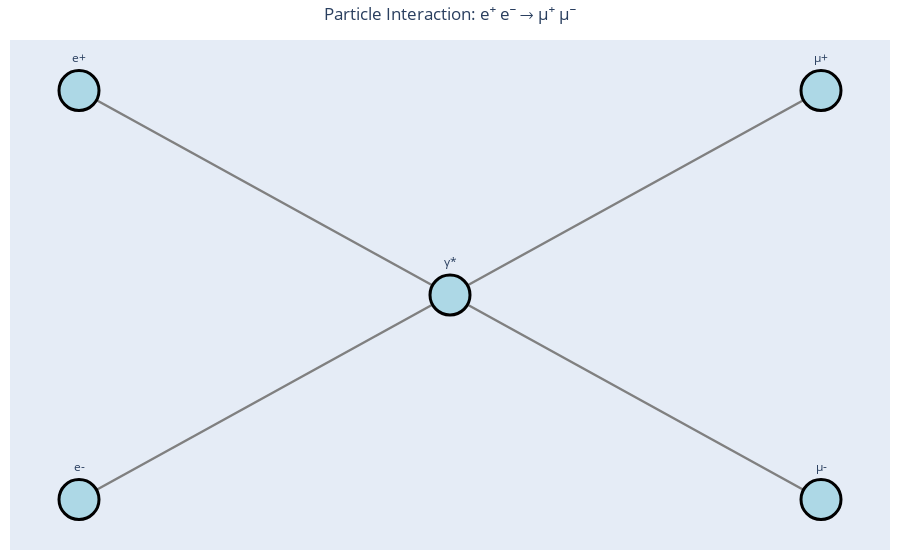

Notebook code for this chart:
### Code cell
import networkx as nx
import plotly.graph_objects as go

# Create directed graph
G = nx.DiGraph()
edges = [
    ("e+", "γ*", "Positron annihilation"),
    ("e-", "γ*", "Electron annihilation"),
    ("γ*", "μ+", "Photon decays into Muon"),
    ("γ*", "μ-", "Photon decays into Anti-Muon")
]

# Add edges to graph
for edge in edges:
    G.add_edge(edge[0], edge[1], interaction=edge[2])

# Define positions manually for clean layout
pos = {
    "e+": (-1, 1),
    "e-": (-1, -1),
    "γ*": (0, 0),
    "μ+": (1, 1),
    "μ-": (1, -1)
}

# Extract node positions
node_x, node_y = zip(*[pos[n] for n in G.nodes()])

# Extract edge positions
edge_x, edge_y, edge_text = [], [], []
for edge in G.edges(data=True):
    x0, y0 = pos[edge[0]]
    x1, y1 = pos[edge[1]]
    edge_x.extend([x0, x1, None])
    edge_y.extend([y0, y1, None])
    edge_text.append(f"{edge[2]['interaction']}")

# Create edge traces with interaction tooltips
edge_trace = go.Scatter(
    x=edge_x, y=edge_y,
    line=dict(width=2.5, color='gray'),
    hoverinfo='text',
    text=edge_text,
    mode='lines'
)

# Create node traces with hover effects
node_trace = go.Scatter(
    x=node_x, y=node_y,
    mode='markers+text',
    marker=dict(size=40, color="lightblue", line=dict(width=3, color="black")),
    text=list(G.nodes()),
    textposition="top center",
    hoverinfo="text",
    hovertext=[f"Particle: {n}" for n in G.nodes()]
)

# Create interactive figure
fig = go.Figure(data=[edge_trace, node_trace])
fig.update_layout(
    title="Particle Interaction: e⁺ e⁻ → μ⁺ μ⁻",
    title_x=0.5,
    showlegend=False,
    hovermode="closest",
    margin=dict(b=10, t=40, l=10, r=10),
    xaxis=dict(showgrid=False, zeroline=False, showticklabels=False),
    yaxis=dict(showgrid=False, zeroline=False, showticklabels=False)
)

# Show interactive graph
fig.show()

### Figure 1 — Plotly figure (JSON) as saved in the notebook; plotly's stock layout.template omitted (floating-point values rounded to 4 significant figures)
{"data": [{"hoverinfo": "text", "line": {"color": "gray", "width": 2.5}, "mode": "lines", "text": ["Positron annihilation", "Photon decays into Muon", "Photon decays into Anti-Muon", "Electron annihilation"], "type": "scatter", "x": [-1, 0, null, 0, 1, null, 0, 1, null, -1, 0, null], "y": [1, 0, null, 0, 1, null, 0, -1, null, -1, 0, null]}, {"hoverinfo": "text", "hovertext": ["Particle: e+", "Particle: γ*", "Particle: e-", "Particle: μ+", "Particle: μ-"], "marker": {"color": "lightblue", "line": {"color": "black", "width": 3}, "size": 40}, "mode": "markers+text", "text": ["e+", "γ*", "e-", "μ+", "μ-"], "textposition": "top center", "type": "scatter", "x": [-1, 0, -1, 1, 1], "y": [1, 0, -1, 1, -1]}], "layout": {"hovermode": "closest", "margin": {"b": 10, "l": 10, "r": 10, "t": 40}, "showlegend": false, "title": {"text": "Particle Interaction: e⁺ e⁻ → μ⁺ μ⁻", "x": 0.5}, "xaxis": {"showgrid": false, "showticklabels": false, "zeroline": false}, "yaxis": {"showgrid": false, "showticklabels": false, "zeroline": false}}}
